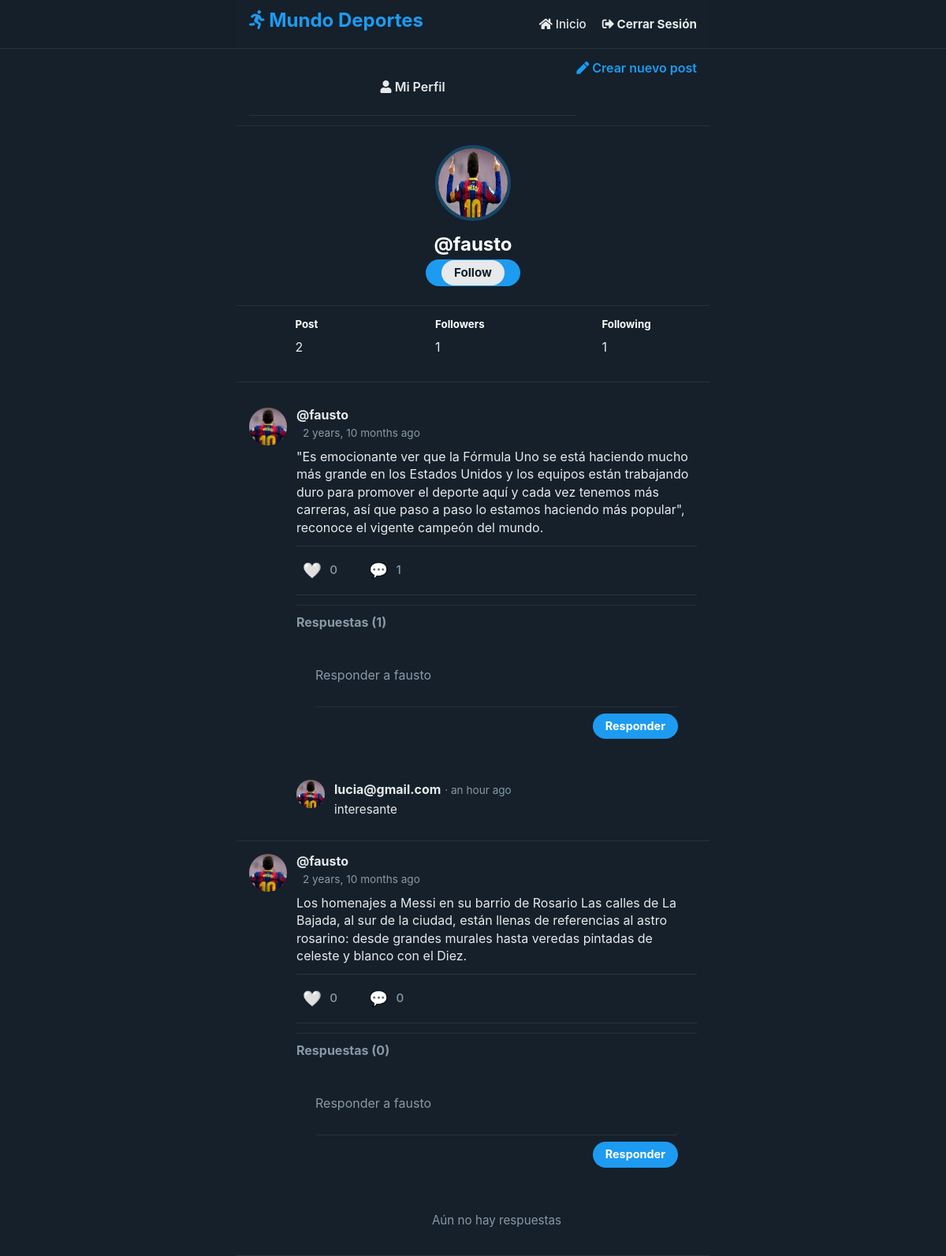
Screenshot of /profile/fausto/ (signed in) with the database file from the repository.
### social/models.py (models this page shows, shortened)
class Profile(models.Model):
	user = models.OneToOneField(User, on_delete=models.CASCADE)
	image = models.ImageField(default='messi.jpg')
	def following(self):
		user_ids = Relationship.objects.filter(from_user=self.user)\
								.values_list('to_user_id', flat=True)
		return User.objects.filter(id__in=user_ids)
	def followers(self):
		user_ids = Relationship.objects.filter(to_user=self.user)\
								.values_list('from_user_id', flat=True)
		return User.objects.filter(id__in=user_ids)

class Post(models.Model):
	user = models.ForeignKey(User, on_delete=models.CASCADE, related_name='posts')
	timestamp = models.DateTimeField(default=timezone.now)
	content = models.TextField()
	class Meta:
		ordering = ['-timestamp']

class Comment(models.Model):
    post = models.ForeignKey(Post, on_delete=models.CASCADE, related_name='comments')
    user = models.ForeignKey(User, on_delete=models.CASCADE, related_name='comments')
    text = models.TextField(max_length=500)
    created_at = models.DateTimeField(auto_now_add=True)
    class Meta:
        ordering = ['-created_at']

### social/views.py (the view)
# urls.py: path('profile/', views.profile, name='profile'),
def profile(request, username=None):
	current_user = request.user
	if username and username != current_user.username:
		user = User.objects.get(username=username)
		posts = user.posts.all()
	else:
		posts = current_user.posts.all()
		user = current_user
	return render(request, 'social/profile.html', {'user':user, 'posts':posts})

### social/templates/social/profile.html (shortened to what this page needs)
{% extends 'social/feed.html' %}
{% block content %}
<div class="profile">
	<img src="{{ user.profile.image.url }}">
	<h2>@{{ user.username }}</h2>
	{% if request.user.is_authenticated %}
		{% if user.username != request.user.username %}
			{% if user not in request.user.profile.following %}
			<button><a class="follow-button" href="{% url 'follow' user %}">Follow</a></button>
			{% else %}
			<button><a class="follow-button" href="{% url 'unfollow' user %}">Unfollow</a></button>
			{% endif %}
		{% endif %}
	{% endif %}
</div>
<div class="follow">
	<div>
		<h5>Post</h5>
		<p>{{ user.posts.count }}</p>
	</div>
	<div>
		<h5>Followers</h5>
		<p>{{ user.profile.followers.count }}</p>
	</div>
	<div>
		<h5>Following</h5>
		<p>{{ user.profile.following.count }}</p>
	</div>
</div>
{{ block.super }}
{% endblock %}

### social/templates/social/feed.html (shortened to what this page needs)
{% extends 'social/layout.html' %}
{% load humanize %}
{% block content %}
{% for post in posts %}
<article>
    <div class="container-article">
        <img src="{{ post.user.profile.image.url }}">
        <div>
            <h2 class="username"><a href="{% url 'profile' post.user.username %}">@{{ post.user.username }}</a></h2>
            <time data-time="#">{{ post.timestamp|naturaltime }}</time>
            <div class="post">{{ post.content }}</div>
            <div class="post-actions">
                <div class="like-action">
                    {% if request.user in post.likes.all %}
                        <a href="{% url 'like_post' post.id %}" class="like-button liked">
                            <span class="like-icon">❤️</span>
                            <span class="like-count">{{ post.likes.count }}</span>
                        </a>
                    {% else %}
                        <a href="{% url 'like_post' post.id %}" class="like-button">
                            <span class="like-icon">🤍</span>
                            <span class="like-count">{{ post.likes.count }}</span>
                        </a>
                    {% endif %}
                </div>
                <div class="comment-action">
                    <a href="#comments-{{ post.id }}" class="comment-button">
                        <span class="comment-icon">💬</span>
                        <span class="comment-count">{{ post.comments.count }}</span>
                    </a>
                </div>
            </div>
            <div class="comments-section" id="comments-{{ post.id }}">
                <h4>Respuestas ({{ post.comments.count }})</h4>
                <form method="POST" action="{% url 'add_comment' post.id %}" class="comment-form">
                    <textarea name="text" placeholder="Responder a {{ post.user.username }}"></textarea>
                    <div class="comment-form-footer">
                        <button type="submit" class="comment-btn">Responder</button>
                    </div>
                </form>
                <div class="comments-list">
                    {% for comment in post.comments.all %}
                    <div class="comment">
                        <div class="comment-avatar">
                            <img src="{{ comment.user.profile.image.url }}" alt="{{ comment.user.username }}">
                        </div>
                        <div class="comment-body">
                            <div class="comment-header">
                                <a href="{% url 'profile' comment.user.username %}" class="comment-user">{{ comment.user.username }}</a>
                                <span class="comment-time">· {{ comment.created_at|naturaltime }}</span>
                            </div>
                            <div class="comment-content">{{ comment.text }}</div>
                        </div>
                    </div>
                    {% empty %}
                    <div class="no-comments">Aún no hay respuestas</div>
                    {% endfor %}
                </div>
            </div>
        </div>
    </div>
</article>
{% endfor %}
{% endblock %}

### social/static/style.css (style rules this page uses)
*, *::before, *::after { box-sizing: border-box; }
html { font-size: 16px; scroll-behavior: smooth; }
body { margin: 0; padding: 0; font-family: 'Inter', -apple-system, BlinkMacSystemFont, 'Segoe UI', Roboto, sans-serif; background-color: #15202b; color: #e7e9ea; line-height: 1.5; }
h1, h2, h3, h4, h5, h6 { margin: 0 0 0.5rem 0; font-weight: 700; line-height: 1.2; color: #ffffff; }
p { margin: 0 0 1rem 0; font-size: 1rem; }
a { text-decoration: none; color: #1d9bf0; transition: color 0.2s ease; }
img { max-width: 100%; height: auto; display: block; }
article { border-bottom: 1px solid rgba(56, 68, 77, 0.5); padding: 1rem; transition: background-color 0.2s ease; }
.container-article { display: flex; gap: 0.75rem; }
.container-article > img { width: 48px; height: 48px; border-radius: 50%; object-fit: cover; }
.container-article > div { flex: 1; min-width: 0; }
.username { margin: 0; font-size: 1rem; font-weight: 700; display: flex; align-items: baseline; }
.username a { color: #e7e9ea; transition: color 0.2s; }
time { font-size: 0.85rem; color: #8899a6; margin-left: 0.5rem; }
.post { margin: 0.5rem 0 0.75rem; overflow-wrap: break-word; color: #e7e9ea; font-size: 1rem; line-height: 1.4; }
button, .button { background-color: #1d9bf0; color: white; font-weight: 700; font-size: 0.95rem; border: none; border-radius: 9999px; padding: 0.5rem 1.25rem; cursor: pointer; transition: background-color 0.2s ease; }
.comments-section { margin-top: 0.75rem; border-top: 1px solid rgba(56, 68, 77, 0.5); padding-top: 0.75rem; }
.comments-section h4 { font-size: 1rem; margin-bottom: 0.75rem; color: #8899a6; }
.comment-form { display: flex; flex-direction: column; margin-bottom: 1rem; }
.comment-form textarea { background-color: transparent; border: none; border-bottom: 1px solid rgba(56, 68, 77, 0.5); color: #e7e9ea; padding: 0.75rem 0; resize: none; min-height: 2.5rem; font-size: 1rem; margin-bottom: 0.5rem; }
.comment-form textarea::placeholder { color: #8899a6; }
.comment-form-footer { display: flex; justify-content: flex-end; }
.comment-btn { padding: 0.5rem 1rem; font-size: 0.9rem; }
.comments-list { display: flex; flex-direction: column; }
.comment { padding: 0.75rem 0; display: flex; gap: 0.75rem; border-bottom: 1px solid rgba(56, 68, 77, 0.5); }
.comment:last-child { border-bottom: none; }
.comment-avatar { width: 36px; height: 36px; border-radius: 50%; overflow: hidden; flex-shrink: 0; }
.comment-avatar img { width: 100%; height: 100%; object-fit: cover; }
.comment-body { flex: 1; min-width: 0; }
.comment-header { display: flex; align-items: baseline; margin-bottom: 0.2rem; }
.comment-user { font-weight: 700; color: #e7e9ea; margin-right: 0.3rem; }
.comment-time { color: #8899a6; font-size: 0.85rem; }
.comment-content { color: #e7e9ea; font-size: 0.95rem; line-height: 1.4; overflow-wrap: break-word; }
.no-comments { color: #8899a6; text-align: center; padding: 1rem 0; font-size: 0.95rem; }
.profile { padding: 1.5rem 1rem; border-bottom: 1px solid rgba(56, 68, 77, 0.5); text-align: center; }
.profile img { width: 96px; height: 96px; border-radius: 50%; margin: 0 auto 1rem; border: 4px solid rgba(29, 155, 240, 0.3); }
.profile h2 { font-size: 1.5rem; color: #ffffff; margin-bottom: 0.3rem; }
form { padding: 1.5rem; }
input, textarea { width: 100%; padding: 0.75rem; margin-bottom: 1rem; background-color: rgba(255, 255, 255, 0.1); border: 1px solid rgba(56, 68, 77, 0.5); border-radius: 4px; color: #e7e9ea; transition: border-color 0.2s; }
.follow { display: flex; justify-content: space-around; padding: 1rem 0; border-bottom: 1px solid rgba(56, 68, 77, 0.5); margin-bottom: 1rem; }
.follow-button { background-color: #e7e9ea; color: #15202b; font-weight: 700; border: none; border-radius: 9999px; padding: 0.4rem 1rem; cursor: pointer; transition: background-color 0.2s; }
.post-actions { display: flex; margin: 0.5rem 0; padding: 0.5rem 0; border-top: 1px solid #2f3336; border-bottom: 1px solid #2f3336; }
.like-action, .comment-action { display: flex; align-items: center; margin-right: 1.5rem; }
.like-button, .comment-button { display: flex; align-items: center; gap: 0.4rem; color: #8899a6; font-size: 0.95rem; padding: 0.5rem; border-radius: 9999px; transition: all 0.2s; }
.like-icon, .comment-icon { font-size: 1.2rem; }
.like-count, .comment-count { font-weight: 500; margin-left: 4px; }

### rows the page displays
Post: user.profile.image (picture), user.username "fausto", timestamp "2 years, 10 months ago", content "\"Es emocionante ver que la Fórmula Uno se está haciendo mucho más grande en los Estados Unidos y los equipos están trabajando duro para promover el deporte aquí y cada vez tenemos más carreras, así que paso a paso lo estamos haciendo más popular\", reconoce el vigente campeón del mundo.", likes.count "0", comments.count "1", text "Responder a fausto"
Comment: user.profile.image (picture), user.username "lucia@gmail.com", created_at "an hour ago", text "interesante"
Post: user.profile.image (picture), user.username "fausto", timestamp "2 years, 10 months ago", content "Los homenajes a Messi en su barrio de Rosario Las calles de La Bajada, al sur de la ciudad, están llenas de referencias al astro rosarino: desde grandes murales hasta veredas pintadas de celeste y blanco con el Diez.", likes.count "0", comments.count "0", text "Responder a fausto"

### other values shown
{{ user.username }} "fausto"
{{ user.posts.count }} "2"
{{ user.profile.followers.count }} "1"
{{ user.profile.following.count }} "1"
